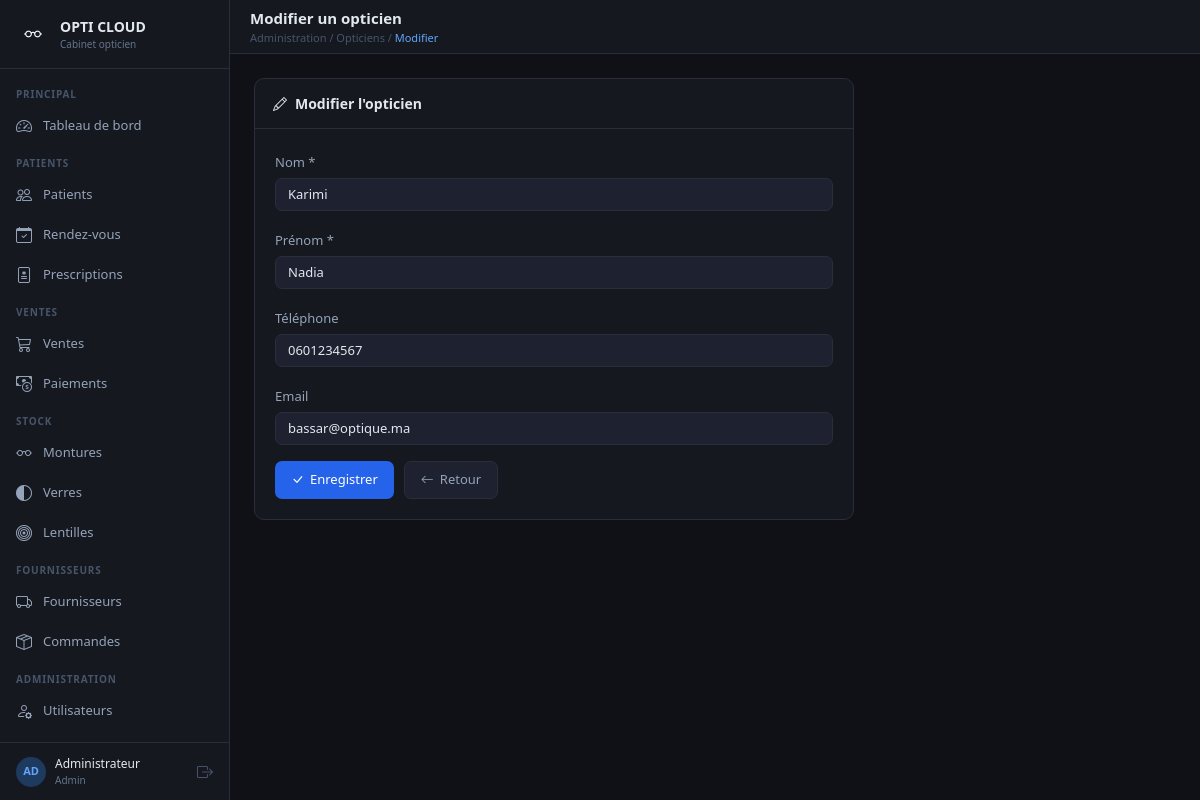
Page /opticien/opticien_modifier.php?id=10 (signed in) on the committed database.
### tables this page shows
CREATE TABLE `opticien` (
  `id` int(11) NOT NULL AUTO_INCREMENT,
  `nom_opticien` varchar(100) NOT NULL,
  `prenom_opticien` varchar(100) NOT NULL DEFAULT '',
  `tel_opticien` varchar(20) DEFAULT '',
  `email_opticien` varchar(100) DEFAULT '',
  PRIMARY KEY (`id`)
);

### opticien/opticien_modifier.php (the view, shortened to what this page needs)
<?php
require("../connexion.php");
$page_breadcrumb = "Administration / Opticiens / <span>Modifier</span>";
$id  = isset($_GET['id']) ? intval($_GET['id']) : 0;
$res = mysqli_query($con, "SELECT * FROM opticien WHERE id = $id");
$opticien = mysqli_fetch_assoc($res);
require("../layout.php");
?>
<div style="max-width:600px;">
    <div class="card-dark">
        <div class="card-header"><i class="bi bi-pencil me-2"></i>Modifier l'opticien</div>
        <div style="padding:20px;">
            <form method="POST" class="form-dark">
                <div class="mb-3">
                    <label class="form-label">Nom *</label>
                    <input type="text" name="nom_opticien" class="form-control"
                           value="<?php echo htmlspecialchars($opticien['nom_opticien']); ?>">
                </div>
                <div class="mb-3">
                    <label class="form-label">Prénom *</label>
                    <input type="text" name="prenom_opticien" class="form-control"
                           value="<?php echo htmlspecialchars($opticien['prenom_opticien']); ?>">
                </div>
                <div class="mb-3">
                    <label class="form-label">Téléphone</label>
                    <input type="text" name="tel_opticien" class="form-control"
                           value="<?php echo htmlspecialchars($opticien['tel_opticien']); ?>">
                </div>
                <div class="mb-3">
                    <label class="form-label">Email</label>
                    <input type="email" name="email_opticien" class="form-control"
                           value="<?php echo htmlspecialchars($opticien['email_opticien']); ?>">
                </div>
                <div style="display:flex; gap:10px;">
                    <button type="submit" class="btn-primary-dark">
                        <i class="bi bi-check-lg"></i> Enregistrer
                    </button>
                    <a href="opticien_list.php" class="btn-secondary-dark">
                        <i class="bi bi-arrow-left"></i> Retour
                    </a>
                </div>
            </form>
        </div>
    </div>
</div>
<?php require("../layout_end.php"); ?>

### layout.php (style rules this page uses)
* { box-sizing: border-box; }
body { margin: 0; font-family: 'Segoe UI', sans-serif; background: #0f1117; color: #e2e8f0; display: flex; min-height: 100vh; }
.topbar-breadcrumb span { color: #60a5fa; }
.card-dark { background: #161820; border: 1px solid #2a2d3a; border-radius: 10px; }
.card-dark .card-header { background: transparent; border-bottom: 1px solid #2a2d3a; padding: 14px 18px; font-size: 14px; font-weight: 600; color: #e2e8f0; }
.form-dark .form-label { color: #94a3b8; font-size: 13px; margin-bottom: 5px; }
.form-dark .form-control, .form-dark .form-select { background: #1e2130; border: 1px solid #2a2d3a; color: #e2e8f0; border-radius: 7px; font-size: 13px; }
.form-dark .form-control::placeholder { color: #475569; }
.btn-primary-dark { background: #2563eb; border: none; color: #fff; border-radius: 7px; padding: 8px 16px; font-size: 13px; cursor: pointer; text-decoration: none; display: inline-flex; align-items: center; gap: 6px; }
.btn-secondary-dark { background: #1e2130; border: 1px solid #2a2d3a; color: #94a3b8; border-radius: 7px; padding: 8px 16px; font-size: 13px; cursor: pointer; text-decoration: none; display: inline-flex; align-items: center; gap: 6px; }

### rows in the picture
opticien: nom_opticien "Karimi", prenom_opticien "Nadia", tel_opticien "0601234567", email_opticien "bassar@optique.ma"

### other values in the picture
substr($_SESSION['user_nom'],0,2) "AD"
$_SESSION['user_nom'] "Administrateur"
$_SESSION['user_role'] "Admin"
$page_title "Modifier un opticien"
